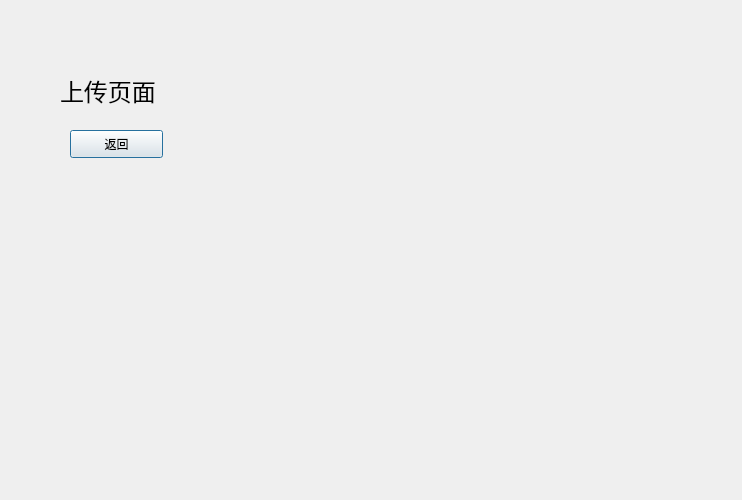
<?xml version="1.0" encoding="UTF-8"?>
<ui version="4.0">
 <class>Dialogupload</class>
 <widget class="QDialog" name="Dialogupload">
  <property name="geometry">
   <rect>
    <x>0</x>
    <y>0</y>
    <width>742</width>
    <height>500</height>
   </rect>
  </property>
  <property name="windowTitle">
   <string>Dialog</string>
  </property>
  <widget class="QPushButton" name="backButton">
   <property name="geometry">
    <rect>
     <x>70</x>
     <y>130</y>
     <width>93</width>
     <height>28</height>
    </rect>
   </property>
   <property name="text">
    <string>返回</string>
   </property>
  </widget>
  <widget class="QLabel" name="label_2">
   <property name="geometry">
    <rect>
     <x>60</x>
     <y>70</y>
     <width>151</width>
     <height>41</height>
    </rect>
   </property>
   <property name="font">
    <font>
     <family>Arial</family>
     <pointsize>18</pointsize>
    </font>
   </property>
   <property name="text">
    <string>上传页面</string>
   </property>
  </widget>
 </widget>
 <resources/>
 <connections/>
</ui>
